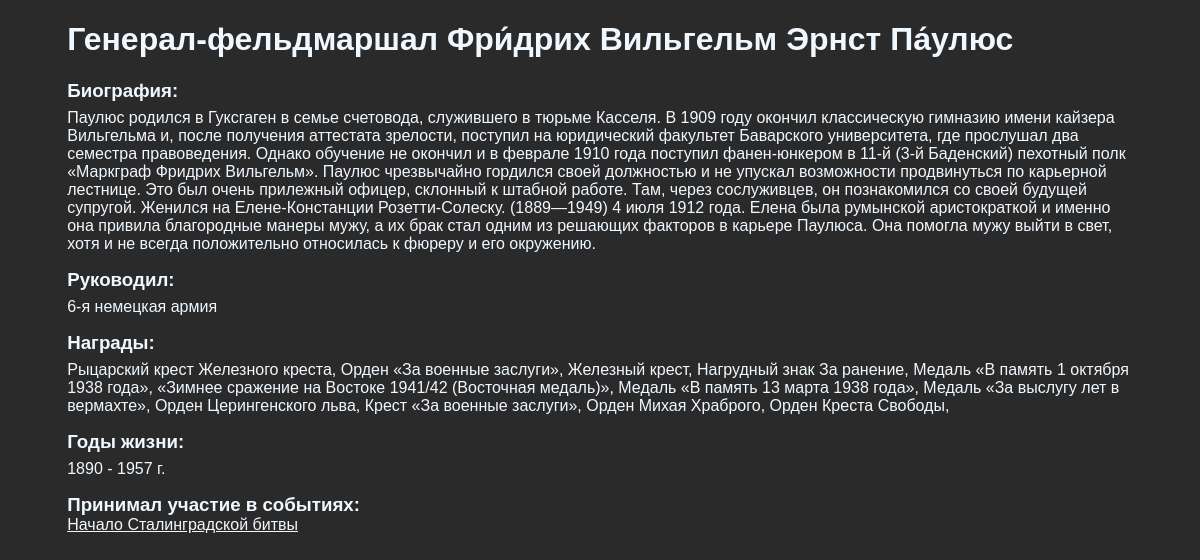
Screenshot of /1/heroe/ with the database file from the repository.
### mains/models.py (models this page shows, shortened)
class heroe(models.Model):
    name = models.CharField(max_length = 100)
    biography = models.TextField()
    rewards = models.TextField()
    lived = models.CharField(max_length = 100)
    army = models.ForeignKey('army', on_delete=models.CASCADE, null=True)
    took_part = models.ForeignKey('event', on_delete=models.CASCADE, null=True)

class army(models.Model):
    name = models.CharField(max_length = 100)
    took_part_events = models.ManyToManyField(event, blank=True)
    comander = models.CharField(max_length = 100)
    def __str__(self):
        return self.name

class event(models.Model):
    title = models.CharField(max_length = 100)
    body = models.TextField()
    result = models.TextField()
    participants = models.ManyToManyField(heroe, blank=True)
    event_id = models.ForeignKey('date', on_delete=models.CASCADE, related_name = "event_date", null=True)
    def __str__(self):
        return self.title

### mains/views.py (the view)
# urls.py: url(r'^(?P<heroe_id>[0-9]+)/heroe/$', views.hero, name='hero'),
def hero(request, heroe_id):
    heroes = get_object_or_404(heroe, pk=heroe_id)
    context = {'heroes': heroes}
    return render(request, 'mains/heroesPage.html', context)

### mains/templates/mains/heroesPage.html
{% extends "mains/wrapper.html" %}
{% block content %}
<div class = area>
    <h1>{{heroes.name}}</h1>
    <h3 class = info_t>Биография:</h3>
    <p class = info>{{heroes.biography}}</p>
    <h3 class=info_t>Руководил:</h3>
    <p class=info>{{heroes.army}}</p>
    <h3 class=info_t>Награды:</h3>
    <p class = info>{{heroes.rewards}}</p>
    <h3 class=info_t>Годы жизни:</h3>
    <p class = info>{{heroes.lived}}</p>
    <h3 class=info_t>Принимал участие в событиях:</h3>
    <a href = "/{{heroes.took_part.id}}" class=info>{{heroes.took_part}}</a>
</div>
{% endblock %}

### mains/static/css/mainss.css (style rules this page uses)
body { background: #2a2a2a; overflow-y: auto; color: aliceblue; font-family: 'Montserrat', sans-serif; }
.area { display: block; margin: 0 auto; width: 90%; }
a { color: aliceblue; font-family: 'Montserrat', sans-serif; }
.info { margin-block-start: 0em; margin-top: 0px; margin-top: 7px; }
.info_t { margin-block-end: 0em; margin-block-start: 0em; }

### rows the page displays
heroe: name "Генерал-фельдмаршал Фри́дрих Вильгельм Эрнст Па́улюс", biography "Паулюс родился в Гуксгаген в семье счетовода, служившего в тюрьме Касселя. В 1909 году окончил классическую гимназию имени кайзера Вильгельма и, после получения аттестата зрелости, поступил на юридический факультет Баварского университета, где прослушал два семестра правоведения. Однако обучение не окончил и в феврале 1910 года поступил фанен-юнкером в 11-й (3-й Баденский) пехотный полк «Маркграф Фридрих Вильгельм». Паулюс чрезвычайно гордился своей должностью и не упускал возможности продвинуться по карьерной лестнице. Это был очень прилежный офицер, склонный к штабной работе. Там, через сослуживцев, он познакомился со своей будущей супругой. Женился на Елене-Констанции Розетти-Солеску.…", army "6-я немецкая армия", rewards "Рыцарский крест Железного креста, Орден «За военные заслуги», Железный крест, Нагрудный знак За ранение, Медаль «В память 1 октября 1938 года», «Зимнее сражение на Востоке 1941/42 (Восточная медаль)», Медаль «В память 13 марта 1938 года», Медаль «За выслугу лет в вермахте», Орден Церингенского льва, Крест «За военные заслуги», Орден Михая Храброго, Орден Креста Свободы,", lived "1890 - 1957 г.", took_part "Начало Сталинградской битвы"
